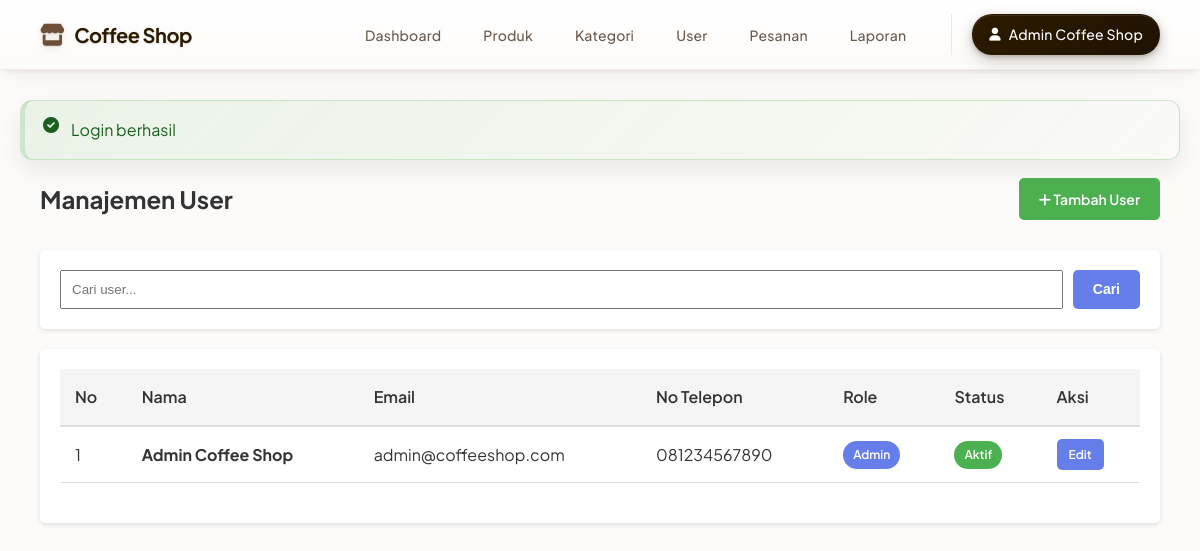
The page /index.php?page=admin/users (signed in) on the database its author committed.
### tables this page shows
CREATE TABLE users (
    id INT PRIMARY KEY AUTO_INCREMENT,
    nama VARCHAR(100) NOT NULL,
    email VARCHAR(100) NOT NULL UNIQUE,
    password VARCHAR(255) NOT NULL,
    no_telepon VARCHAR(15),
    alamat TEXT,
    role ENUM('admin', 'user') DEFAULT 'user',
    tanggal_daftar DATETIME DEFAULT CURRENT_TIMESTAMP,
    status ENUM('aktif', 'nonaktif') DEFAULT 'aktif',
    foto_profil VARCHAR(255),
    updated_at DATETIME DEFAULT CURRENT_TIMESTAMP ON UPDATE CURRENT_TIMESTAMP
);

### index.php (called while the page is built, shortened)
<?php
include __DIR__ . '/config/database.php';
include __DIR__ . '/helpers/functions.php';
include __DIR__ . '/models/User.php';
$page = isset($_GET['page']) ? $_GET['page'] : 'home';
$page = preg_replace('/[^a-zA-Z0-9\/_-]/', '', $page);
switch ($page) {
    case 'admin/users':
        include __DIR__ . '/view/admin/users/index.php';
        break;
}

### models/User.php (called while the page is built, shortened)
<?php
if (!class_exists('User')) {
    class User {
        private $conn;
        private $table = 'users';
        public function __construct($database) {
            $this->conn = $database;
        }
    public function getAllUsers($limit = 10, $offset = 0, $search = '') {
        $query = "SELECT * FROM " . $this->table . " WHERE (nama LIKE ? OR email LIKE ?) ORDER BY tanggal_daftar DESC LIMIT ? OFFSET ?";
        $stmt = $this->conn->prepare($query);
        $search_param = '%' . $search . '%';
        $stmt->bind_param("ssii", $search_param, $search_param, $limit, $offset);
        $stmt->execute();
        return $stmt->get_result();
    }
    public function countUsers($search = '') {
        $query = "SELECT COUNT(*) as total FROM " . $this->table . " WHERE (nama LIKE ? OR email LIKE ?)";
        $stmt = $this->conn->prepare($query);
        $search_param = '%' . $search . '%';
        $stmt->bind_param("ss", $search_param, $search_param);
        $stmt->execute();
        $result = $stmt->get_result()->fetch_assoc();
        return $result['total'];
    }
    }
}

### helpers/functions.php (called while the page is built, shortened)
<?php
if (!function_exists('getPaginationData')) {
    function getPaginationData($total_items, $items_per_page = ITEMS_PER_PAGE) {
        $current_page = isset($_GET['p']) ? (int)$_GET['p'] : 1;
        $total_pages = ceil($total_items / $items_per_page);
        $offset = ($current_page - 1) * $items_per_page;
        return [
            'current_page' => $current_page,
            'total_pages' => $total_pages,
            'offset' => $offset,
            'items_per_page' => $items_per_page,
            'total_items' => $total_items
        ];
    }
}

### view/admin/users/index.php (the view, shortened to what this page needs)
<?php
include __DIR__ . '/../../layout_header.php';
$user_model = new User($conn);
$search = isset($_GET['search']) ? sanitize($_GET['search']) : '';
$page_data = getPaginationData($user_model->countUsers($search));
$users = $user_model->getAllUsers(
    $page_data['items_per_page'],
    $page_data['offset'],
    $search
);
?>
<div class="container">
    <div style="display: flex; justify-content: space-between; align-items: center; margin-bottom: 30px;">
        <h2>Manajemen User</h2>
        <a href="<?php echo BASE_URL . 'index.php?page=admin/users/create'; ?>" class="btn btn-success">
            <i class="fas fa-plus"></i> Tambah User
        </a>
    </div>
    <div class="card">
        <div class="card-body">
            <form method="GET" action="">
                <div style="display: flex; gap: 10px;">
                    <input type="text" name="search" placeholder="Cari user..." value="<?php echo htmlspecialchars($search); ?>" style="flex: 1; padding: 10px;">
                    <button type="submit" class="btn">Cari</button>
                </div>
            </form>
        </div>
    </div>
    <div class="card">
        <div class="card-body">
            <table class="table">
                <thead>
                    <tr>
                        <th>No</th>
                        <th>Nama</th>
                        <th>Email</th>
                        <th>No Telepon</th>
                        <th>Role</th>
                        <th>Status</th>
                        <th>Aksi</th>
                    </tr>
                </thead>
                <tbody>
                    <?php
                    $no = $page_data['offset'] + 1;
                    if ($users && $users->num_rows > 0) {
                        while ($user = $users->fetch_assoc()) {
                            echo '<tr>';
                            echo '<td>' . $no++ . '</td>';
                            echo '<td><strong>' . htmlspecialchars($user['nama']) . '</strong></td>';
                            echo '<td>' . htmlspecialchars($user['email']) . '</td>';
                            echo '<td>' . htmlspecialchars($user['no_telepon'] ?? '-') . '</td>';
                            echo '<td>';
                            $role_class = $user['role'] === 'admin' ? 'badge-primary' : 'badge-success';
                            echo '<span class="badge ' . $role_class . '">' . ucfirst($user['role']) . '</span>';
                            echo '</td>';
                            echo '<td><span class="badge ' . ($user['status'] === 'aktif' ? 'badge-success' : 'badge-danger') . '">' . ucfirst($user['status']) . '</span></td>';
                            echo '<td class="table-actions">';
                            echo '<a href="' . BASE_URL . 'index.php?page=admin/users/edit&id=' . $user['id'] . '" class="btn btn-sm">Edit</a>';
                            echo '</td>';
                            echo '</tr>';
                        }
                    } else {
                        echo '<tr><td colspan="7" style="text-align: center;">Tidak ada user ditemukan</td></tr>';
                    }
                    ?>
                </tbody>
            </table>
        </div>
    </div>
</div>
<?php include __DIR__ . '/../../layout_footer.php'; ?>

### assets/css/style.css (style rules this page uses)
* { margin: 0; padding: 0; box-sizing: border-box; }
:root { --primary-color: #667eea; --secondary-color: #764ba2; --danger-color: #f44336; --success-color: #4caf50; --warning-color: #ff9800; --info-color: #2196f3; --dark-color: #333; --light-color: #f5f5f5; --gray-color: #999; --border-color: #ddd; }
html, body { height: 100%; }
body { font-family: -apple-system, BlinkMacSystemFont, 'Segoe UI', Roboto, 'Helvetica Neue', Arial, sans-serif; background-color: var(--light-color); color: var(--dark-color); line-height: 1.6; }
.container { max-width: 1200px; margin: 0 auto; padding: 0 20px; }
.btn { display: inline-block; padding: 10px 20px; background: var(--primary-color); color: white; border: none; border-radius: 5px; font-size: 14px; font-weight: 600; cursor: pointer; text-decoration: none; transition: background 0.3s; text-align: center; }
.btn-success { background: var(--success-color); }
.btn-sm { padding: 8px 15px; font-size: 12px; }
.table { width: 100%; border-collapse: collapse; background: white; margin-bottom: 20px; }
.table thead { background: var(--light-color); }
.table th { padding: 15px; text-align: left; font-weight: 600; border-bottom: 2px solid var(--border-color); color: var(--dark-color); }
.table td { padding: 12px 15px; border-bottom: 1px solid var(--border-color); }
.table-actions { display: flex; gap: 10px; }
.table-actions a, .table-actions button { padding: 6px 12px; font-size: 12px; }
.card { background: white; border-radius: 5px; box-shadow: 0 2px 5px rgba(0, 0, 0, 0.1); overflow: hidden; margin-bottom: 20px; }
.card-body { padding: 20px; }
.badge { display: inline-block; padding: 4px 10px; border-radius: 20px; font-size: 12px; font-weight: 600; }
.badge-primary { background: var(--primary-color); color: white; }
.badge-success { background: var(--success-color); color: white; }

### view/layout_header.php (style rules this page uses)
:root { --nav-height: 70px; --coffee-primary: #2D1B00; --coffee-accent: #6F4E37; --gold-accent: #D4A574; }
* { -webkit-font-smoothing: antialiased; -moz-osx-font-smoothing: grayscale; }
body { font-family: 'Plus Jakarta Sans', sans-serif; background-color: #FDFBF9; }

### rows shown on the page
users: nama "Admin Coffee Shop", email "admin@coffeeshop.com", no_telepon "081234567890", role "Admin", status "Aktif"

### other values the page prints
getCurrentUser()['nama'] "Admin Coffee Shop"
$alert['message'] "Login berhasil"
